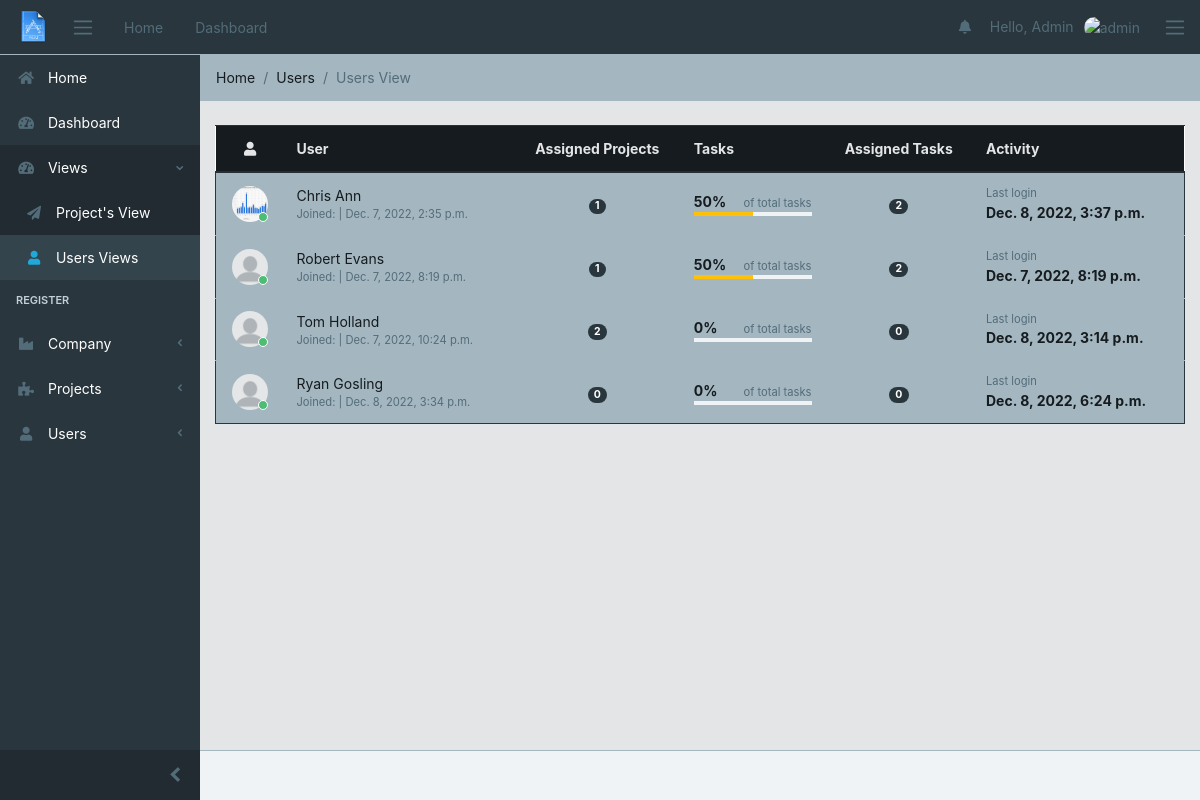
Page /register/users/ (signed in) on the committed database.
### register/models.py (models this page shows, shortened)
class UserProfile(models.Model):
    user    = models.ForeignKey(User, on_delete=models.CASCADE)
    company = models.ForeignKey(Company, on_delete=models.CASCADE)
    project = models.ManyToManyField(Project, blank=True)
    friends = models.ManyToManyField('self', blank=True)
    img    = models.ImageField(upload_to='accounts/avatar', blank=True, default='accounts/avatar/blank_profile.png')
    def __str__(self):
        return (str(self.user))

### register/views.py (the view)
# urls.py: path('users/', views.usersView, name='users'),
def usersView(request):
    users = UserProfile.objects.all()
    tasks = Task.objects.all()
    context = {
        'users': users,
        'tasks': tasks,
    }
    return render(request, 'register/users.html', context)

### register/models.py (called while the page is built)
    def __str__(self):
        return (self.name)

### register/templates/register/users.html (shortened to what this page needs)
{% extends 'accounts/base.html' %}
{% load staticfiles %}
{% block breadcrumb %}
        <li class="breadcrumb-item">Home</li>
        <li class="breadcrumb-item">Users</li>
        <li class="breadcrumb-item active">Users View</li>
{% endblock breadcrumb%}
{% block content %}
<div class="container-fluid">
    <div class="animated fade-in">
        <div class="row">
            <table class="table table-responsive-sm table-hover table-outline mb-5 border border-dark">
                <thead class="thead-dark border border-white">
                <tr>
                    <th class="text-center"><i class="fa fa-user"></i></th>
                    <th>User</th>
                    <th class="text-center">Assigned Projects</th>
                    <th>Tasks</th>
                    <th class="text-center">Assigned Tasks</th>
                    <th>Activity</th>
                </tr>
            </thead>
                    <tbody class="bg-secondary border border-dark">
                        {% for user1 in users %}
                        <tr class="border border-dark">
                            <td class="text-center">
                                <div class="avatar">
                                {% if user1.img.url != "/media/accounts/avatar/blank_profile.png" %}
                                <img src="{{ user1.img.url }}" class="img-avatar" alt="{{ user1.email }}">
                                {% else %}
                                <img src="{% static 'accounts/img/avatar/blank_profile.png' %}" class="img-avatar" alt="{{ user1.email }}">
                                {% endif %}
                                <span class="avatar-status badge-success"></span>
                                </div>
                            </td>
                            <td>
                                {% if user1.user.get_full_name %}
                                <div>{{ user1.user.get_full_name }}{% if user1.user.is_staff %} <span class="badge badge-pill badge-dark"> staff</span> {% endif %}</div>
                                {% else %}
                                <div>{{ user1.user.username }}{% if user1.user.is_staff %} <span class="badge badge-pill badge-dark"> staff</span> {% endif %}</div>
                                {% endif %}
                                <div class="small text-muted">
                                <span>Joined:</span> | {{ user1.user.date_joined }}
                                </div>
                            </td>
                            <td class="text-center">
                                <span class="badge badge-pill badge-dark">{{ user1.user.project_set.all.count }}</span>
                            </td>
                            <td>
                                <div class="clearfix">
                                <div class="float-left">
                                <strong>{% widthratio user1.user.task_set.values.count  tasks.count 100 %}%</strong>
                                </div>
                                <div class="float-right">
                                <small class="text-muted">of total tasks</small>
                                </div>
                                </div>
                                <div class="progress progress-xs">
                                <div class="progress-bar bg-warning" role="progressbar" style="width: {% widthratio user1.user.task_set.values.count tasks.count 100 %}%" aria-valuenow="74" aria-valuemin="0" aria-valuemax="100"></div>
                                </div>
                            </td>
                            <td class="text-center">
                                <span class="badge badge-pill badge-dark">{{ user1.user.task_set.values.count }}</span>
                            </td>
                            <td>
                                <div class="small text-muted">Last login</div>
                                <strong>{{ user1.user.last_login }}</strong>
                            </td>
                        </tr>
                        {% endfor %}
                    </tbody>
                </table>
            </div>
        </div>
    </div>
</div>
{% endblock %}

### accounts/templates/accounts/base.html (shortened to what this page needs)
{% load static %}
<!DOCTYPE html>
<html lang="en">
<head>
  <link rel="stylesheet" href="https://use.fontawesome.com/releases/v5.0.9/css/all.css">
  <link href="{% static 'accounts/css/simple-line-icons.min.css' %}" rel="stylesheet">
  <link href="{% static 'accounts/css/estilo.css' %}" rel="stylesheet">
  <link href="{% static 'accounts/css/style.css' %}" rel="stylesheet">
</head>
{% block body %}
<body class="app header-fixed sidebar-fixed aside-menu-fixed aside-menu-hidden">
  <header class="app-header navbar bg-dark">
    <img src="{% static 'accounts/img/logos/logo.png' %}" alt="" class="brand-gui ml-2 d-none d-sm-block p-2">
    <button class="navbar-toggler sidebar-toggler d-md-down-none" type="button">
      <span class="navbar-toggler-icon"></span>
    </button>
    <ul class="nav navbar-nav d-md-down-none">
      <li class="nav-item px-3">
        <a class="nav-link" href="{% url 'accounts:index' %}">Home</a>
      </li>
      <li class="nav-item px-3">
        <a class="nav-link" href="{% url 'accounts:dashboard' %}">Dashboard</a>
      </li>
    </ul>
    <ul class="nav navbar-nav ml-auto">
      <li class="nav-item d-md-down-none">
        <a class="nav-link" href="#"><i class="fa fa-bell"></i></a>
      </li>
      {% if user.is_authenticated %}
      <li class="text-muted">Hello, {{ user.first_name }}</li>
      {% else %}
      <li class="text-muted">
        <a class="text-white" href="{% url 'accounts:login' %}">Sign In</a>
      </li>
      {% endif %}
      <li class="nav-item dropdown">
        <a class="nav-link" data-toggle="dropdown" href="#" role="button" aria-haspopup="true" aria-expanded="false">
          {% if user.is_authenticated and logged_user.img.url != "/media/accounts/avatar/blank_profile.png" %}
          <img src="{{ logged_user.img.url }}" class="img-avatar" alt="{{ user }}">
          {% else %}
          <img src="{% static 'accounts/img/avatar/blank_profile.png' %}" class="img-avatar" alt="{{ user }}">
          {% endif %}
        </a>
      </li>
    </ul>
    <button class="navbar-toggler aside-menu-toggler" type="button">
      <span class="navbar-toggler-icon"></span>
    </button>
  </header>
  <div class="app-body">
    <div class="sidebar">
      <nav class="sidebar-nav">
        <ul class="nav">
          <li class="nav-item">
            <a class="nav-link" href="{% url 'accounts:index' %}"><i class="fa fa-home"></i> Home</a>
          </li>
          <li class="nav-item">
            <a class="nav-link" href="{% url 'accounts:dashboard' %}"><i class="fa fa-tachometer-alt"></i> Dashboard</a>
          </li>
          <li class="nav-item nav-dropdown">
            <a class="nav-link nav-dropdown-toggle" href="#"><i class="fa fa-tachometer-alt"></i> Views</a>
            <ul class="nav-dropdown-items">
              <li class="nav-item">
                <a class="nav-link" href="{% url 'projects:projects'%}"><i class="fa fa-paper-plane ml-2"></i> Project's View</a>
              </li>
              <li class="nav-item">
                <a class="nav-link" href="{% url 'register:users'%}"><i class="fa fa-user ml-2"></i> Users Views</a>
              </li>
            </ul>
          </li>
          <li class="nav-title">
            Register
          </li>
          <li class="nav-item nav-dropdown">
            <a class="nav-link nav-dropdown-toggle" href="#"><i class="fa fa-industry"></i> Company</a>
          </li>
          <li class="nav-item nav-dropdown">
            <a class="nav-link nav-dropdown-toggle" href="#"><i class="fa fa-puzzle-piece"></i> Projects</a>
          </li>
          <li class="nav-item nav-dropdown">
            <a class="nav-link nav-dropdown-toggle" href="#"><i class="fa fa-user"></i> Users</a>
          </li>
          <li class="divider"></li>
        </ul>
      </nav>
      <button class="sidebar-minimizer brand-minimizer" type="button"></button>
    </div>
    <main class="main">
      <ol class="breadcrumb bg-secondary">
        {% block breadcrumb %}{% endblock breadcrumb%}
      </ol>
{% block content %}
{% endblock %}
  <footer class="app-footer">
  </footer>
</body>
{% endblock body %}
</html>

### accounts/static/accounts/css/estilo.css (style rules this page uses)
.brand-gui { width: 50px; position: relative; }

### rows in the picture
UserProfile: img (picture), user.get_full_name "Chris Ann", user.date_joined "Dec. 7, 2022, 2:35 p.m.", user.project_set.all.count "1", user "50", user.task_set.values.count "2", user.last_login "Dec. 8, 2022, 3:37 p.m."
UserProfile: user.get_full_name "Robert Evans", user.date_joined "Dec. 7, 2022, 8:19 p.m.", user.project_set.all.count "1", user "50", user.task_set.values.count "2", user.last_login "Dec. 7, 2022, 8:19 p.m."
UserProfile: user.get_full_name "Tom Holland", user.date_joined "Dec. 7, 2022, 10:24 p.m.", user.project_set.all.count "2", user "0", user.task_set.values.count "0", user.last_login "Dec. 8, 2022, 3:14 p.m."
UserProfile: user.get_full_name "Ryan Gosling", user.date_joined "Dec. 8, 2022, 3:34 p.m.", user.project_set.all.count "0", user "0", user.task_set.values.count "0", user.last_login "Dec. 8, 2022, 6:24 p.m."

### other values in the picture
{{ user.first_name }} "Admin"
